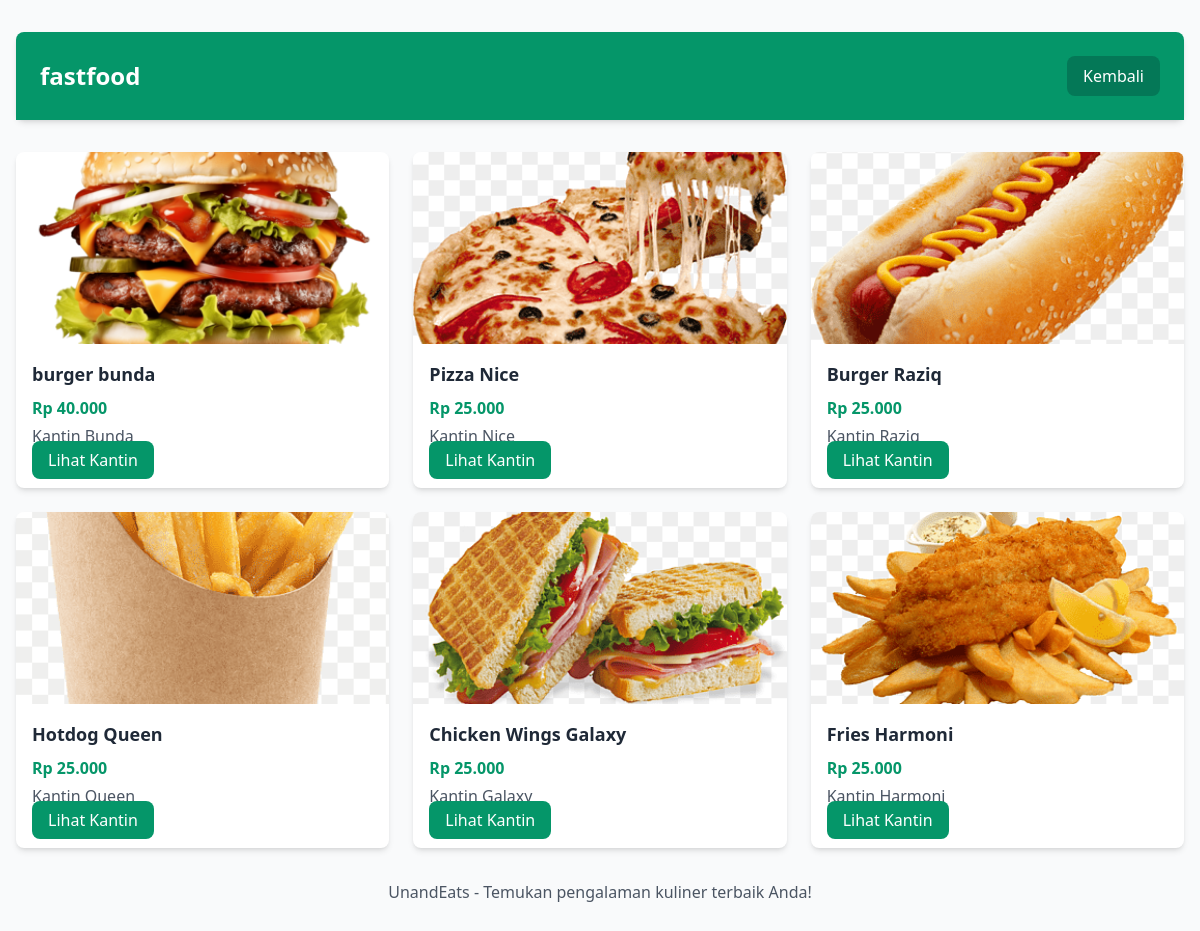
Screenshot of /detail_menu.php?kategori=fastfood with the database file from the repository.
### tables this page shows
CREATE TABLE `menu_makanan` (
  `id_menu` int(11) NOT NULL,
  `id_kantin` int(11) NOT NULL,
  `nama_menu` varchar(100) NOT NULL,
  `harga` decimal(10,2) NOT NULL,
  `kategori` varchar(50) DEFAULT NULL,
  `deskripsi` text,
  `gambar_menu` varchar(255) NOT NULL,
  `created_at` datetime DEFAULT CURRENT_TIMESTAMP
);

### detail_menu.php (the view, shortened to what this page needs)
<?php
require 'function.php';
$kategori = isset($_GET['kategori']) ? trim($_GET['kategori']) : '';
$kategori = mysqli_real_escape_string($conn, $kategori);
$query_kantin = "SELECT * FROM kantin";
$result_kantin = mysqli_query($conn, $query_kantin);
$kantin_data = [];
if ($result_kantin) {
    while ($row = mysqli_fetch_assoc($result_kantin)) {
        $kantin_data[$row['id_kantin']] = $row['nama_kantin'];
    }
}
$query_menu = "SELECT * FROM menu_makanan WHERE kategori = ?";
$stmt = $conn->prepare($query_menu);
$stmt->bind_param("s", $kategori);
$stmt->execute();
$result_menu = $stmt->get_result();
$kategori_display = $kategori ? htmlspecialchars($kategori) : 'Kategori Tidak Ditemukan';
?>
<!DOCTYPE html>
<html lang="en">
<head>
    <script src="https://cdn.tailwindcss.com"></script>
    <link rel="stylesheet" href="https://cdnjs.cloudflare.com/ajax/libs/font-awesome/5.15.3/css/all.min.css"></link>
</head>
<body class="bg-gray-50 min-h-screen py-8 px-4">
    <div class="max-w-7xl mx-auto">
     <div class="bg-white rounded-lg shadow-md mb-8">
        <div class="p-6 flex justify-between items-center bg-emerald-600 rounded-t-lg">
            <h1 class="text-2xl font-bold text-white"><?= $kategori_display; ?></h1>
            <button onclick="history.back()" class="px-4 py-2 bg-emerald-700 text-white rounded-lg hover:bg-emerald-800 transition-colors">
                    Kembali
                </button>
        </div>
    </div>
       <div class="grid grid-cols-1 md:grid-cols-2 lg:grid-cols-3 gap-6">
            <?php
            if ($result_menu && $result_menu->num_rows > 0) {
                while ($row = $result_menu->fetch_assoc()) {
                    $nama_kantin = isset($kantin_data[$row['id_kantin']]) ? $kantin_data[$row['id_kantin']] : 'Kantin Tidak Diketahui';
            echo "<div class='bg-white rounded-lg shadow-md overflow-hidden hover:shadow-lg transition-shadow'>";
            echo  "<div class='aspect-w-16 aspect-h-9 w-full'>";
            echo "<img alt='Image of " . htmlspecialchars($row['nama_menu']) . "' class='w-full h-48 object-cover' src= '" . htmlspecialchars($row['gambar_menu']) . "' />";
            echo "</div>";
            echo "<div class='p-4'>";
            echo "<h3 class='text-lg font-semibold text-gray-800'>" . htmlspecialchars($row['nama_menu']) ."</h3>";
            echo "<p class='text-emerald-600 font-bold mt-2'>Rp " . number_format($row['harga'], 0, ',', '.') . "</p>";
            echo "<p class='text-gray-600 mt-1'>" . htmlspecialchars($nama_kantin) . "</p>";
            echo "<a href='detail_kantin.php?id_kantin=" . urlencode($row['id_kantin']) . "' class='w-full mt-4 bg-emerald-600 text-white py-2 px-4 rounded-lg hover:bg-emerald-700 transition-colors'>Lihat Kantin";
            echo "</a>";
            echo "</div>";
            echo "</div>";
                }
            } else {
                echo "<p class='text-center'>Tidak ada menu makanan yang tersedia untuk kategori ini.</p>";
            }
            ?>
        </div>
        <div class="mt-8 text-center text-gray-600">
            <p>UnandEats - Temukan pengalaman kuliner terbaik Anda!</p>
        </div>
    </div>
</body>
</html>

### rows the page displays
menu_makanan: gambar_menu (picture), nama_menu "burger bunda", harga "40.000", id_kantin "Kantin Bunda"
menu_makanan: gambar_menu (picture), nama_menu "Pizza Nice", harga "25.000", id_kantin "Kantin Nice"
menu_makanan: gambar_menu (picture), nama_menu "Burger Raziq", harga "25.000", id_kantin "Kantin Raziq"
menu_makanan: gambar_menu (picture), nama_menu "Hotdog Queen", harga "25.000", id_kantin "Kantin Queen"
menu_makanan: gambar_menu (picture), nama_menu "Chicken Wings Galaxy", harga "25.000", id_kantin "Kantin Galaxy"
menu_makanan: gambar_menu (picture), nama_menu "Fries Harmoni", harga "25.000", id_kantin "Kantin Harmoni"

### other values shown
$kategori_display "fastfood"
